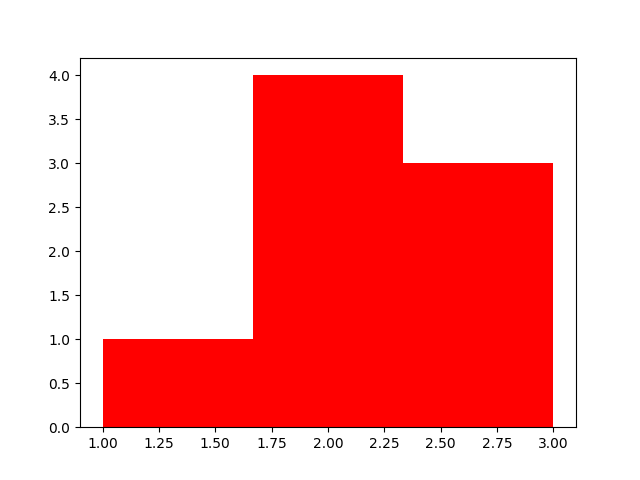

Reproduce this figure in Python.
# Create a one-dimensional histogram filled with 5 values and save the histogram image to a png file

from matplotlib import pyplot as plt

def main():
    fig,ax = plt.subplots(nrows=1,ncols=1)
    sample = [2,3,3,2,1,2,3,2]
    ax.hist(sample, bins=3, color='red')
    plt.savefig('es3_1.png')
    return

if __name__ == "__main__":
  main ()